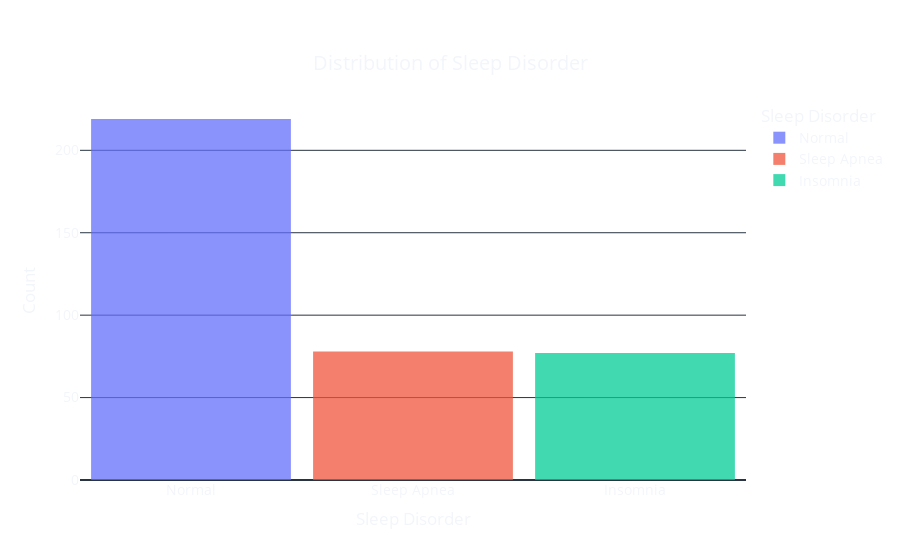

The code cell stored with this chart in its notebook:
### Code cell
import plotly.express as px

# Assuming 'data' is your DataFrame and it contains a column named 'Sleep Disorder'
fig = px.histogram(data, x='Sleep Disorder', title='Distribution of Sleep Disorder',
                   labels={'Sleep Disorder': 'Sleep Disorder'}, 
                   color='Sleep Disorder',
                   template='plotly_dark')

fig.update_layout(
    xaxis_title='Sleep Disorder',
    yaxis_title='Count',
    title={
        'text': "Distribution of Sleep Disorder",
        'y':0.9,
        'x':0.5,
        'xanchor': 'center',
        'yanchor': 'top'},
    font=dict(size=14),
    plot_bgcolor='rgba(0,0,0,0)',  # Transparent plot background
    paper_bgcolor='rgba(0,0,0,0)',  # Transparent paper background
    bargap=0,  # Set the gap between bars to 0
    bargroupgap=0.1  # Set the gap between groups of bars
)

# Set opacity of the bars
fig.update_traces(opacity=0.75)

fig.show()

### Figure 1 — Plotly figure (JSON) as saved in the notebook; plotly's stock layout.template omitted (floating-point values rounded to 4 significant figures; data arrays with more than 128 entries replaced by an {"elided": "..."} marker saying what was removed)
{"data": [{"alignmentgroup": "True", "bingroup": "x", "hovertemplate": "Sleep Disorder=%{x}<br>count=%{y}<extra></extra>", "legendgroup": "Normal", "marker": {"color": "#636efa", "pattern": {"shape": ""}}, "name": "Normal", "offsetgroup": "Normal", "opacity": 0.75, "orientation": "v", "showlegend": true, "type": "histogram", "x": {"elided": "219 str values"}, "xaxis": "x", "yaxis": "y"}, {"alignmentgroup": "True", "bingroup": "x", "hovertemplate": "Sleep Disorder=%{x}<br>count=%{y}<extra></extra>", "legendgroup": "Sleep Apnea", "marker": {"color": "#EF553B", "pattern": {"shape": ""}}, "name": "Sleep Apnea", "offsetgroup": "Sleep Apnea", "opacity": 0.75, "orientation": "v", "showlegend": true, "type": "histogram", "x": ["Sleep Apnea", "Sleep Apnea", "Sleep Apnea", "Sleep Apnea", "Sleep Apnea", "Sleep Apnea", "Sleep Apnea", "Sleep Apnea", "Sleep Apnea", "Sleep Apnea", "Sleep Apnea", "Sleep Apnea", "Sleep Apnea", "Sleep Apnea", "Sleep Apnea", "Sleep Apnea", "Sleep Apnea", "Sleep Apnea", "Sleep Apnea", "Sleep Apnea", "Sleep Apnea", "Sleep Apnea", "Sleep Apnea", "Sleep Apnea", "Sleep Apnea", "Sleep Apnea", "Sleep Apnea", "Sleep Apnea", "Sleep Apnea", "Sleep Apnea", "Sleep Apnea", "Sleep Apnea", "Sleep Apnea", "Sleep Apnea", "Sleep Apnea", "Sleep Apnea", "Sleep Apnea", "Sleep Apnea", "Sleep Apnea", "Sleep Apnea", "Sleep Apnea", "Sleep Apnea", "Sleep Apnea", "Sleep Apnea", "Sleep Apnea", "Sleep Apnea", "Sleep Apnea", "Sleep Apnea", "Sleep Apnea", "Sleep Apnea", "Sleep Apnea", "Sleep Apnea", "Sleep Apnea", "Sleep Apnea", "Sleep Apnea", "Sleep Apnea", "Sleep Apnea", "Sleep Apnea", "Sleep Apnea", "Sleep Apnea", "Sleep Apnea", "Sleep Apnea", "Sleep Apnea", "Sleep Apnea", "Sleep Apnea", "Sleep Apnea", "Sleep Apnea", "Sleep Apnea", "Sleep Apnea", "Sleep Apnea", "Sleep Apnea", "Sleep Apnea", "Sleep Apnea", "Sleep Apnea", "Sleep Apnea", "Sleep Apnea", "Sleep Apnea", "Sleep Apnea"], "xaxis": "x", "yaxis": "y"}, {"alignmentgroup": "True", "bingroup": "x", "hovertemplate": "Sleep Disorder=%{x}<br>count=%{y}<extra></extra>", "legendgroup": "Insomnia", "marker": {"color": "#00cc96", "pattern": {"shape": ""}}, "name": "Insomnia", "offsetgroup": "Insomnia", "opacity": 0.75, "orientation": "v", "showlegend": true, "type": "histogram", "x": ["Insomnia", "Insomnia", "Insomnia", "Insomnia", "Insomnia", "Insomnia", "Insomnia", "Insomnia", "Insomnia", "Insomnia", "Insomnia", "Insomnia", "Insomnia", "Insomnia", "Insomnia", "Insomnia", "Insomnia", "Insomnia", "Insomnia", "Insomnia", "Insomnia", "Insomnia", "Insomnia", "Insomnia", "Insomnia", "Insomnia", "Insomnia", "Insomnia", "Insomnia", "Insomnia", "Insomnia", "Insomnia", "Insomnia", "Insomnia", "Insomnia", "Insomnia", "Insomnia", "Insomnia", "Insomnia", "Insomnia", "Insomnia", "Insomnia", "Insomnia", "Insomnia", "Insomnia", "Insomnia", "Insomnia", "Insomnia", "Insomnia", "Insomnia", "Insomnia", "Insomnia", "Insomnia", "Insomnia", "Insomnia", "Insomnia", "Insomnia", "Insomnia", "Insomnia", "Insomnia", "Insomnia", "Insomnia", "Insomnia", "Insomnia", "Insomnia", "Insomnia", "Insomnia", "Insomnia", "Insomnia", "Insomnia", "Insomnia", "Insomnia", "Insomnia", "Insomnia", "Insomnia", "Insomnia", "Insomnia"], "xaxis": "x", "yaxis": "y"}], "layout": {"autosize": true, "bargap": 0, "bargroupgap": 0.1, "barmode": "relative", "font": {"size": 14}, "legend": {"title": {"text": "Sleep Disorder"}, "tracegroupgap": 0}, "paper_bgcolor": "rgba(0, 0, 0, 0)", "plot_bgcolor": "rgba(0, 0, 0, 0)", "title": {"text": "Distribution of Sleep Disorder", "x": 0.5, "xanchor": "center", "y": 0.9, "yanchor": "top"}, "xaxis": {"anchor": "y", "autorange": true, "categoryarray": ["Normal", "Sleep Apnea", "Insomnia"], "categoryorder": "array", "domain": [0, 1], "range": [-0.5, 2.5], "title": {"text": "Sleep Disorder"}, "type": "category"}, "yaxis": {"anchor": "x", "autorange": true, "domain": [0, 1], "range": [0, 230.5], "title": {"text": "Count"}}}}
